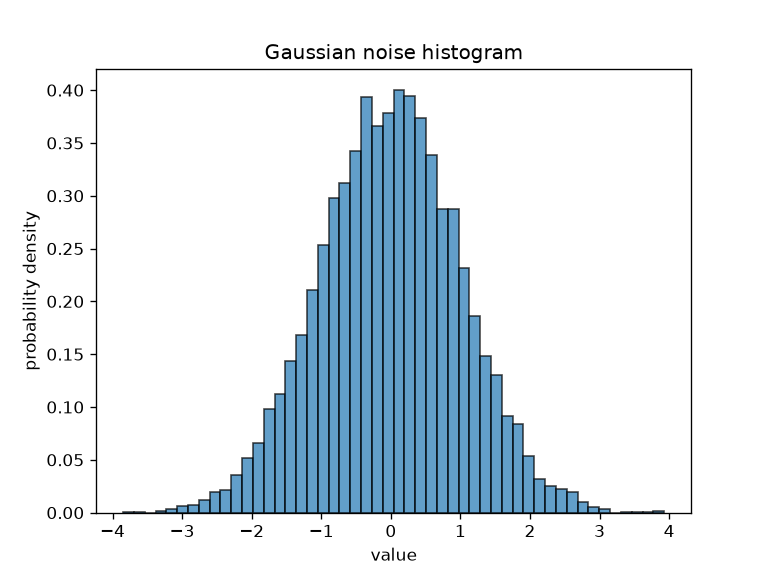

Here is the Python script that generated this plot:
import matplotlib.pyplot as plt
import numpy as np

x = np.random.randn(10000)

print("mean:", np.mean(x))
print("variance:", np.var(x))

plt.hist(x, bins=50, density=True, alpha=0.7, edgecolor='black')    # histogram
plt.xlabel('value')
plt.ylabel('probability density')
plt.title('Gaussian noise histogram')
plt.savefig("d24_gaussian_noise.png", dpi=120)
print("saved")
